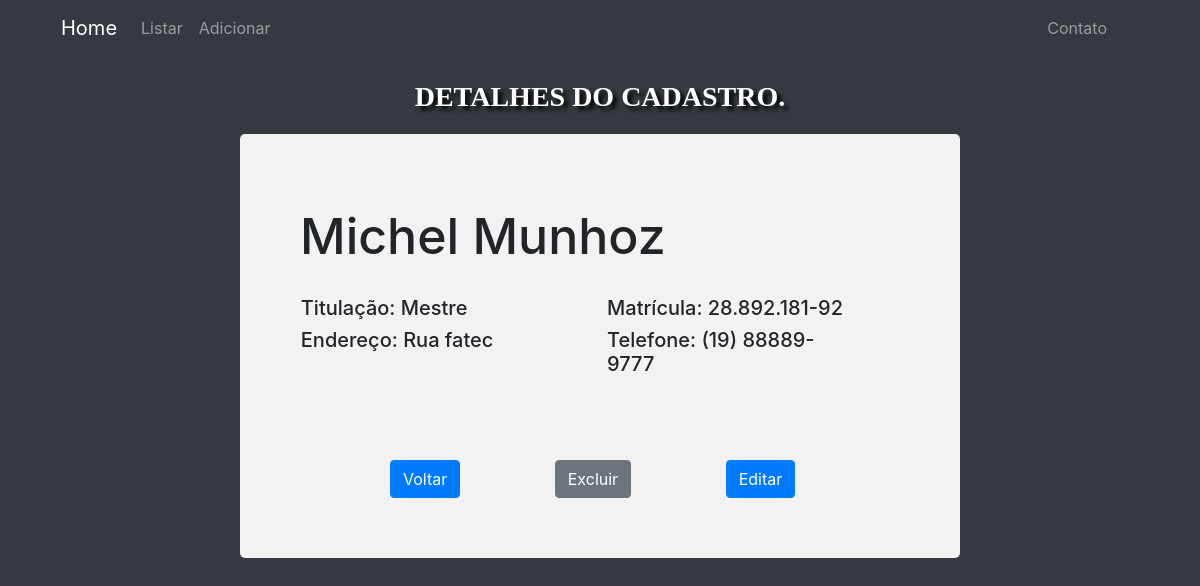
Screenshot of /item/281/ with the database file from the repository.
### portalProfessor/models.py (models this page shows)
class Professor(models.Model):
    matricula = models.CharField(max_length=100)
    nome = models.CharField(max_length=100)
    endereco = models.CharField(max_length=100)
    telefone = models.CharField(max_length=100)
    titulacao = models.CharField(max_length=100)

### portalProfessor/views.py (the view)
# urls.py: path('item/<int:nr_item>/', views.item),
def item(request, nr_item):
    item = get_object_or_404(Professor, pk=nr_item)
    return render(request, 'item.html', {'item': item})

### templates/item.html (shortened to what this page needs)
{% extends 'base.html' %}
{% block content%}
{% load static %}
<div class="container">
  <nav class="navbar navbar-expand-lg navbar-dark bg-dark">
      <a class="navbar-brand" href="/">Home</a>
      <div class="collapse navbar-collapse" id="navbarTogglerDemo02">
        <ul class="navbar-nav mr-auto mt-2 mt-lg-0">
          <li class="nav-item">
            <a class="nav-link" href="/lista/">Listar <span class="sr-only">(current)</span></a>
          </li>
          <li class="nav-item">
            <a class="nav-link" href="/adiciona/">Adicionar</a>
          </li>
        </ul>
        <ul class="navbar-nav mr-4 mt-2 mt-lg-0">
          <a class="nav-link" href="/contato/">Contato</a>
        </ul>
      </div>
  </nav>
</div>
<div id="tituloPaginas">
    <p>DETALHES DO CADASTRO.</p>
</div>
<div class="containerDetalhesCadastro">
    <h1 id="tituloDetalhes">{{ item.nome }}</h1>
    <div class="form-row">
        <div class="form-group col-lg-4">
            <div class="detalhesTitulacaoEndereco">
                <h5>Titulação: {{item.titulacao}}</h5>
                <h5>Endereço: {{item.endereco}}</h5>
            </div>
        </div>
        <div class="form-group col-lg-7">
            <div class="detalhesMatriculaTelefone">
                <h5>Matrícula: {{ item.matricula }}</h5>
                <h5>Telefone: {{item.telefone}}</h5>
            </div>
        </div>
    </div>
    <div class="botoes">
        <a id="detalhesBotao" class="btn btn-primary" href="/lista/">Voltar</a>
        <a id="detalhesBotao" class="btn btn-secondary" href="/excluir/{{item.id}}/">Excluir</a>
        <a id="detalhesBotao" class="btn btn-primary" href="/editar/{{item.id}}/">Editar</a>
    </div>
</div>
{% endblock %}

### templates/static/css/styles.css (style rules this page uses)
#body { background-color: #343a40; }
#tituloPaginas { margin-top: 20px; font-size: 28px; color: white; text-shadow: 4px 4px 4px black; font-family:'Times New Roman'; font-weight: bold; text-align: center; }
.containerDetalhesCadastro { border-radius: 5px; background-color: #f2f2f2; padding: 5%; margin-left: 20%; margin-right: 20%; margin-bottom: 20%; height: 50%; float: center; }
#tituloDetalhes { font-size: 50px; margin-bottom: 5%; margin-top: 2%; }
.detalhesTitulacaoEndereco { float: right; }
.detalhesMatriculaTelefone { float: right; margin-left: 30%; }
.botoes { float: center; }
#detalhesBotao { margin-left: 15%; margin-top: 10%; }

### rows the page displays
Professor: nome "Michel Munhoz", titulacao "Mestre", endereco "Rua fatec", matricula "28.892.181-92", telefone "(19) 88889-9777"
